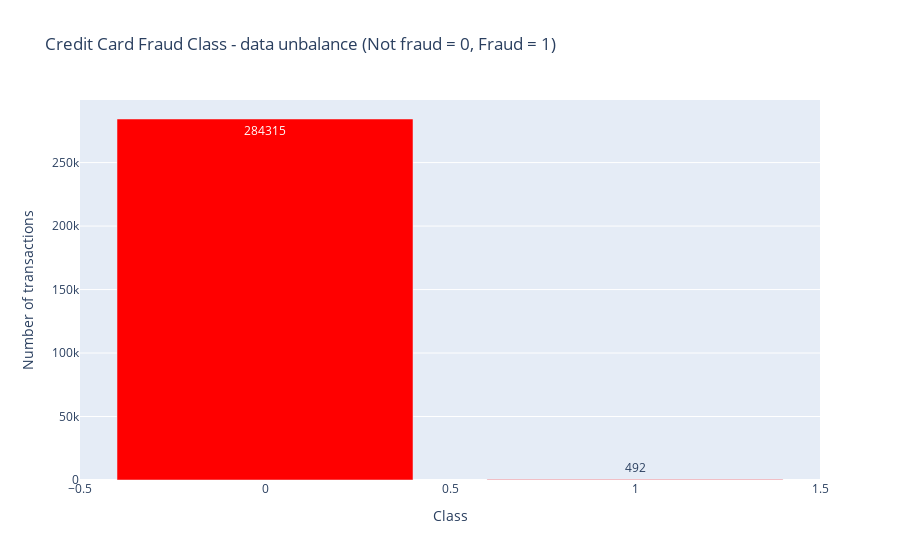

Notebook code for this chart:
### Markdown cell above
## Data Unbalance

### Code cell
temp = data_df["Class"].value_counts()
df = pd.DataFrame({'Class': temp.index,'values': temp.values})

trace = go.Bar(
    x = df['Class'],y = df['values'],
    name="Credit Card Fraud Class - data unbalance (Not fraud = 0, Fraud = 1)",
    marker=dict(color="Red"),
    text=df['values']
)
data = [trace]
layout = dict(title = 'Credit Card Fraud Class - data unbalance (Not fraud = 0, Fraud = 1)',
          xaxis = dict(title = 'Class', showticklabels=True), 
          yaxis = dict(title = 'Number of transactions'),
          hovermode = 'closest',width=600
         )
fig = dict(data=data, layout=layout)
iplot(fig, filename='class')

### Figure 1 — Plotly figure (JSON) as saved in the notebook; plotly's stock layout.template omitted (floating-point values rounded to 4 significant figures)
{"data": [{"marker": {"color": "Red"}, "name": "Credit Card Fraud Class - data unbalance (Not fraud = 0, Fraud = 1)", "text": [284315, 492], "x": [0, 1], "y": [284315, 492], "type": "bar"}], "layout": {"hovermode": "closest", "title": {"text": "Credit Card Fraud Class - data unbalance (Not fraud = 0, Fraud = 1)"}, "xaxis": {"showticklabels": true, "title": {"text": "Class"}, "type": "linear", "range": [-0.5, 1.5], "autorange": true}, "yaxis": {"title": {"text": "Number of transactions"}, "type": "linear", "range": [0, 299300.0], "autorange": true}, "autosize": true}}
